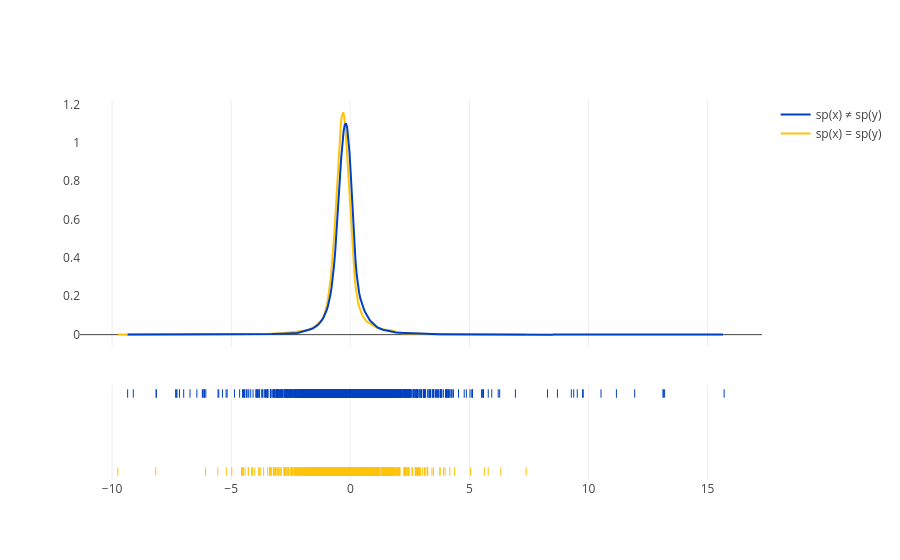
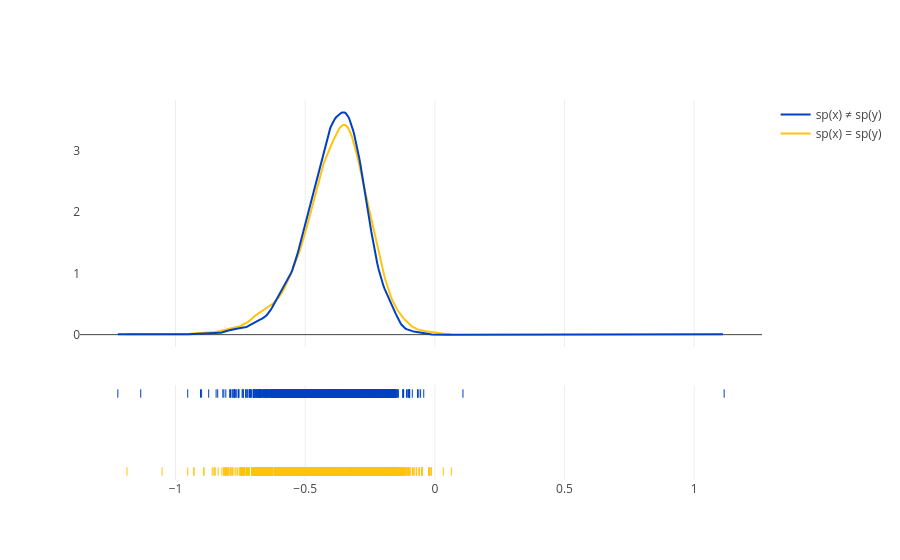
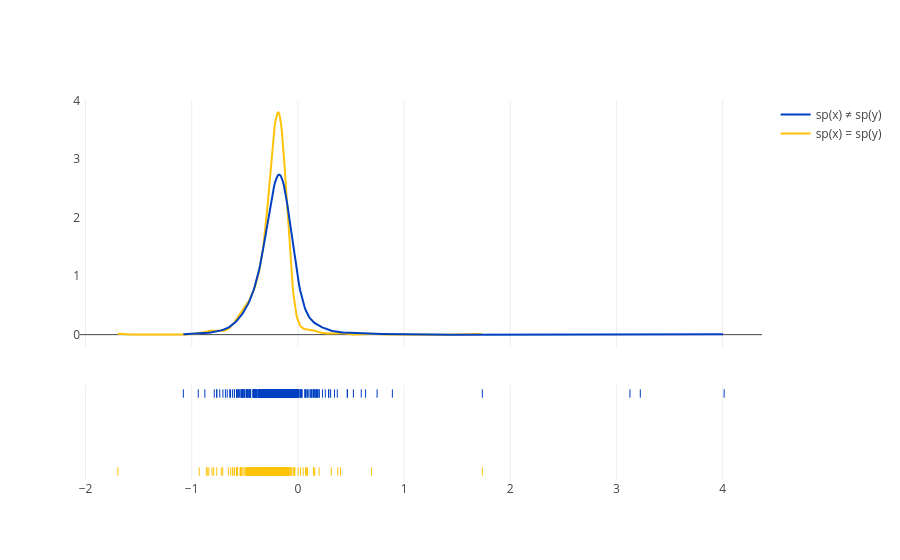
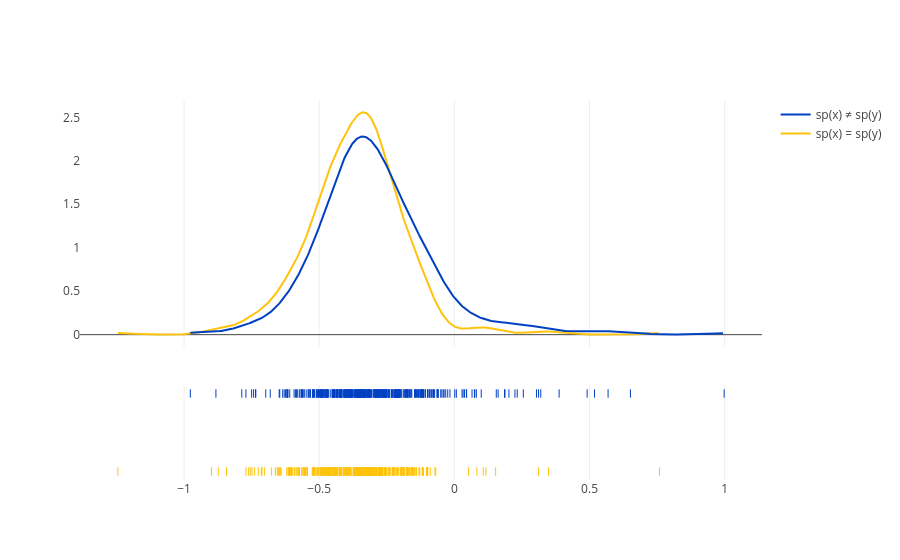

Notebook code for these charts, in order:
### Code cell
for corpus, plot in zip(df['corpus'].unique(), figs):
    print(corpus)
    plot.show()
    plot.write_html(os.path.join(DIGITAL_EXCLUSIVE_PATH, 'eng-'+corpus+'.html'))
    plot.update_layout(showlegend=False)
    plot.update_xaxes(range=xaxisrange)
    plot.write_html(os.path.join(PUBLICATION_READY_PATH, 'eng-'+corpus+'.html'))
    plot.write_image(os.path.join(PUBLICATION_READY_PATH, 'eng-'+corpus+'.png'), scale=5)

### Figure 1 — Plotly figure (JSON) as saved in the notebook; plotly's stock layout.template omitted (floating-point values rounded to 4 significant figures; data arrays with more than 128 entries replaced by an {"elided": "..."} marker saying what was removed)
{"data": [{"legendgroup": "sp(x) = sp(y)", "marker": {"color": "#FFC30B"}, "mode": "lines", "name": "sp(x) = sp(y)", "showlegend": true, "x": {"elided": "500 float values"}, "xaxis": "x", "y": {"elided": "500 float values"}, "yaxis": "y", "type": "scatter"}, {"legendgroup": "sp(x) ≠ sp(y)", "marker": {"color": "#0041C2"}, "mode": "lines", "name": "sp(x) ≠ sp(y)", "showlegend": true, "x": {"elided": "500 float values"}, "xaxis": "x", "y": {"elided": "500 float values"}, "yaxis": "y", "type": "scatter"}, {"legendgroup": "sp(x) = sp(y)", "marker": {"color": "#FFC30B", "symbol": "line-ns-open"}, "mode": "markers", "name": "sp(x) = sp(y)", "showlegend": false, "x": {"elided": "4734 float values"}, "xaxis": "x", "y": {"elided": "4734 str values"}, "yaxis": "y2", "type": "scatter"}, {"legendgroup": "sp(x) ≠ sp(y)", "marker": {"color": "#0041C2", "symbol": "line-ns-open"}, "mode": "markers", "name": "sp(x) ≠ sp(y)", "showlegend": false, "x": {"elided": "12964 float values"}, "xaxis": "x", "y": {"elided": "12964 str values"}, "yaxis": "y2", "type": "scatter"}], "layout": {"barmode": "overlay", "hovermode": "closest", "legend": {"traceorder": "reversed"}, "xaxis": {"anchor": "y2", "domain": [0.0, 1.0], "zeroline": false}, "yaxis": {"anchor": "free", "domain": [0.35, 1], "position": 0.0}, "yaxis2": {"anchor": "x", "domain": [0, 0.25], "dtick": 1, "showticklabels": false}}}

### Figure 2 — Plotly figure (JSON) as saved in the notebook; plotly's stock layout.template omitted (floating-point values rounded to 4 significant figures; data arrays with more than 128 entries replaced by an {"elided": "..."} marker saying what was removed)
{"data": [{"legendgroup": "sp(x) = sp(y)", "marker": {"color": "#FFC30B"}, "mode": "lines", "name": "sp(x) = sp(y)", "showlegend": true, "x": {"elided": "500 float values"}, "xaxis": "x", "y": {"elided": "500 float values"}, "yaxis": "y", "type": "scatter"}, {"legendgroup": "sp(x) ≠ sp(y)", "marker": {"color": "#0041C2"}, "mode": "lines", "name": "sp(x) ≠ sp(y)", "showlegend": true, "x": {"elided": "500 float values"}, "xaxis": "x", "y": {"elided": "500 float values"}, "yaxis": "y", "type": "scatter"}, {"legendgroup": "sp(x) = sp(y)", "marker": {"color": "#FFC30B", "symbol": "line-ns-open"}, "mode": "markers", "name": "sp(x) = sp(y)", "showlegend": false, "x": {"elided": "3305 float values"}, "xaxis": "x", "y": {"elided": "3305 str values"}, "yaxis": "y2", "type": "scatter"}, {"legendgroup": "sp(x) ≠ sp(y)", "marker": {"color": "#0041C2", "symbol": "line-ns-open"}, "mode": "markers", "name": "sp(x) ≠ sp(y)", "showlegend": false, "x": {"elided": "3306 float values"}, "xaxis": "x", "y": {"elided": "3306 str values"}, "yaxis": "y2", "type": "scatter"}], "layout": {"barmode": "overlay", "hovermode": "closest", "legend": {"traceorder": "reversed"}, "xaxis": {"anchor": "y2", "domain": [0.0, 1.0], "zeroline": false}, "yaxis": {"anchor": "free", "domain": [0.35, 1], "position": 0.0}, "yaxis2": {"anchor": "x", "domain": [0, 0.25], "dtick": 1, "showticklabels": false}}}

### Figure 3 — Plotly figure (JSON) as saved in the notebook; plotly's stock layout.template omitted (floating-point values rounded to 4 significant figures; data arrays with more than 128 entries replaced by an {"elided": "..."} marker saying what was removed)
{"data": [{"legendgroup": "sp(x) = sp(y)", "marker": {"color": "#FFC30B"}, "mode": "lines", "name": "sp(x) = sp(y)", "showlegend": true, "x": {"elided": "500 float values"}, "xaxis": "x", "y": {"elided": "500 float values"}, "yaxis": "y", "type": "scatter"}, {"legendgroup": "sp(x) ≠ sp(y)", "marker": {"color": "#0041C2"}, "mode": "lines", "name": "sp(x) ≠ sp(y)", "showlegend": true, "x": {"elided": "500 float values"}, "xaxis": "x", "y": {"elided": "500 float values"}, "yaxis": "y", "type": "scatter"}, {"legendgroup": "sp(x) = sp(y)", "marker": {"color": "#FFC30B", "symbol": "line-ns-open"}, "mode": "markers", "name": "sp(x) = sp(y)", "showlegend": false, "x": {"elided": "569 float values"}, "xaxis": "x", "y": {"elided": "569 str values"}, "yaxis": "y2", "type": "scatter"}, {"legendgroup": "sp(x) ≠ sp(y)", "marker": {"color": "#0041C2", "symbol": "line-ns-open"}, "mode": "markers", "name": "sp(x) ≠ sp(y)", "showlegend": false, "x": {"elided": "699 float values"}, "xaxis": "x", "y": {"elided": "699 str values"}, "yaxis": "y2", "type": "scatter"}], "layout": {"barmode": "overlay", "hovermode": "closest", "legend": {"traceorder": "reversed"}, "xaxis": {"anchor": "y2", "domain": [0.0, 1.0], "zeroline": false}, "yaxis": {"anchor": "free", "domain": [0.35, 1], "position": 0.0}, "yaxis2": {"anchor": "x", "domain": [0, 0.25], "dtick": 1, "showticklabels": false}}}

### Figure 4 — Plotly figure (JSON) as saved in the notebook; plotly's stock layout.template omitted (floating-point values rounded to 4 significant figures; data arrays with more than 128 entries replaced by an {"elided": "..."} marker saying what was removed)
{"data": [{"legendgroup": "sp(x) = sp(y)", "marker": {"color": "#FFC30B"}, "mode": "lines", "name": "sp(x) = sp(y)", "showlegend": true, "x": {"elided": "500 float values"}, "xaxis": "x", "y": {"elided": "500 float values"}, "yaxis": "y", "type": "scatter"}, {"legendgroup": "sp(x) ≠ sp(y)", "marker": {"color": "#0041C2"}, "mode": "lines", "name": "sp(x) ≠ sp(y)", "showlegend": true, "x": {"elided": "500 float values"}, "xaxis": "x", "y": {"elided": "500 float values"}, "yaxis": "y", "type": "scatter"}, {"legendgroup": "sp(x) = sp(y)", "marker": {"color": "#FFC30B", "symbol": "line-ns-open"}, "mode": "markers", "name": "sp(x) = sp(y)", "showlegend": false, "x": {"elided": "358 float values"}, "xaxis": "x", "y": {"elided": "358 str values"}, "yaxis": "y2", "type": "scatter"}, {"legendgroup": "sp(x) ≠ sp(y)", "marker": {"color": "#0041C2", "symbol": "line-ns-open"}, "mode": "markers", "name": "sp(x) ≠ sp(y)", "showlegend": false, "x": {"elided": "410 float values"}, "xaxis": "x", "y": {"elided": "410 str values"}, "yaxis": "y2", "type": "scatter"}], "layout": {"barmode": "overlay", "hovermode": "closest", "legend": {"traceorder": "reversed"}, "xaxis": {"anchor": "y2", "domain": [0.0, 1.0], "zeroline": false}, "yaxis": {"anchor": "free", "domain": [0.35, 1], "position": 0.0}, "yaxis2": {"anchor": "x", "domain": [0, 0.25], "dtick": 1, "showticklabels": false}}}
